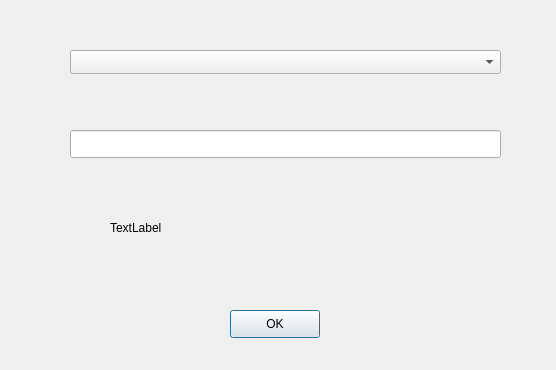
<?xml version="1.0" encoding="UTF-8"?>
<ui version="4.0">
 <class>Dialog</class>
 <widget class="QDialog" name="Dialog">
  <property name="geometry">
   <rect>
    <x>0</x>
    <y>0</y>
    <width>556</width>
    <height>370</height>
   </rect>
  </property>
  <property name="windowTitle">
   <string>Dialog</string>
  </property>
  <widget class="QComboBox" name="combo_list">
   <property name="geometry">
    <rect>
     <x>70</x>
     <y>50</y>
     <width>431</width>
     <height>24</height>
    </rect>
   </property>
  </widget>
  <widget class="QPushButton" name="btn_ok">
   <property name="geometry">
    <rect>
     <x>230</x>
     <y>310</y>
     <width>90</width>
     <height>28</height>
    </rect>
   </property>
   <property name="text">
    <string>OK</string>
   </property>
  </widget>
  <widget class="QLineEdit" name="txt_input">
   <property name="geometry">
    <rect>
     <x>70</x>
     <y>130</y>
     <width>431</width>
     <height>28</height>
    </rect>
   </property>
  </widget>
  <widget class="QLabel" name="lbl_val">
   <property name="geometry">
    <rect>
     <x>110</x>
     <y>220</y>
     <width>371</width>
     <height>16</height>
    </rect>
   </property>
   <property name="text">
    <string>TextLabel</string>
   </property>
  </widget>
 </widget>
 <resources/>
 <connections/>
</ui>
